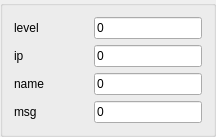
      <widget class="QGroupBox" name="groupBox_log">
       <property name="title">
        <string/>
       </property>
       <layout class="QGridLayout" name="gridLayout_7">
        <item row="0" column="0">
         <layout class="QHBoxLayout" name="horizontalLayout_50">
          <item>
           <widget class="QLabel" name="label_49">
            <property name="text">
             <string>level</string>
            </property>
           </widget>
          </item>
          <item>
           <spacer name="horizontalSpacer_49">
            <property name="orientation">
             <enum>Qt::Horizontal</enum>
            </property>
            <property name="sizeHint" stdset="0">
             <size>
              <width>40</width>
              <height>20</height>
             </size>
            </property>
           </spacer>
          </item>
          <item>
           <widget class="QLineEdit" name="lineEdit_level">
            <property name="text">
             <string>0</string>
            </property>
           </widget>
          </item>
         </layout>
        </item>
        <item row="1" column="0">
         <layout class="QHBoxLayout" name="horizontalLayout_51">
          <item>
           <widget class="QLabel" name="label_50">
            <property name="text">
             <string>ip   </string>
            </property>
           </widget>
          </item>
          <item>
           <spacer name="horizontalSpacer_50">
            <property name="orientation">
             <enum>Qt::Horizontal</enum>
            </property>
            <property name="sizeHint" stdset="0">
             <size>
              <width>40</width>
              <height>20</height>
             </size>
            </property>
           </spacer>
          </item>
          <item>
           <widget class="QLineEdit" name="lineEdit_ip">
            <property name="text">
             <string>0</string>
            </property>
           </widget>
          </item>
         </layout>
        </item>
        <item row="2" column="0">
         <layout class="QHBoxLayout" name="horizontalLayout_53">
          <item>
           <widget class="QLabel" name="label_52">
            <property name="text">
             <string>name </string>
            </property>
           </widget>
          </item>
          <item>
           <spacer name="horizontalSpacer_52">
            <property name="orientation">
             <enum>Qt::Horizontal</enum>
            </property>
            <property name="sizeHint" stdset="0">
             <size>
              <width>40</width>
              <height>20</height>
             </size>
            </property>
           </spacer>
          </item>
          <item>
           <widget class="QLineEdit" name="lineEdit_name">
            <property name="text">
             <string>0</string>
            </property>
           </widget>
          </item>
         </layout>
        </item>
        <item row="3" column="0">
         <layout class="QHBoxLayout" name="horizontalLayout_54">
          <item>
           <widget class="QLabel" name="label_53">
            <property name="text">
             <string>msg  </string>
            </property>
           </widget>
          </item>
          <item>
           <spacer name="horizontalSpacer_53">
            <property name="orientation">
             <enum>Qt::Horizontal</enum>
            </property>
            <property name="sizeHint" stdset="0">
             <size>
              <width>40</width>
              <height>20</height>
             </size>
            </property>
           </spacer>
          </item>
          <item>
           <widget class="QLineEdit" name="lineEdit_msg">
            <property name="text">
             <string>0</string>
            </property>
           </widget>
          </item>
         </layout>
        </item>
       </layout>
      </widget>
